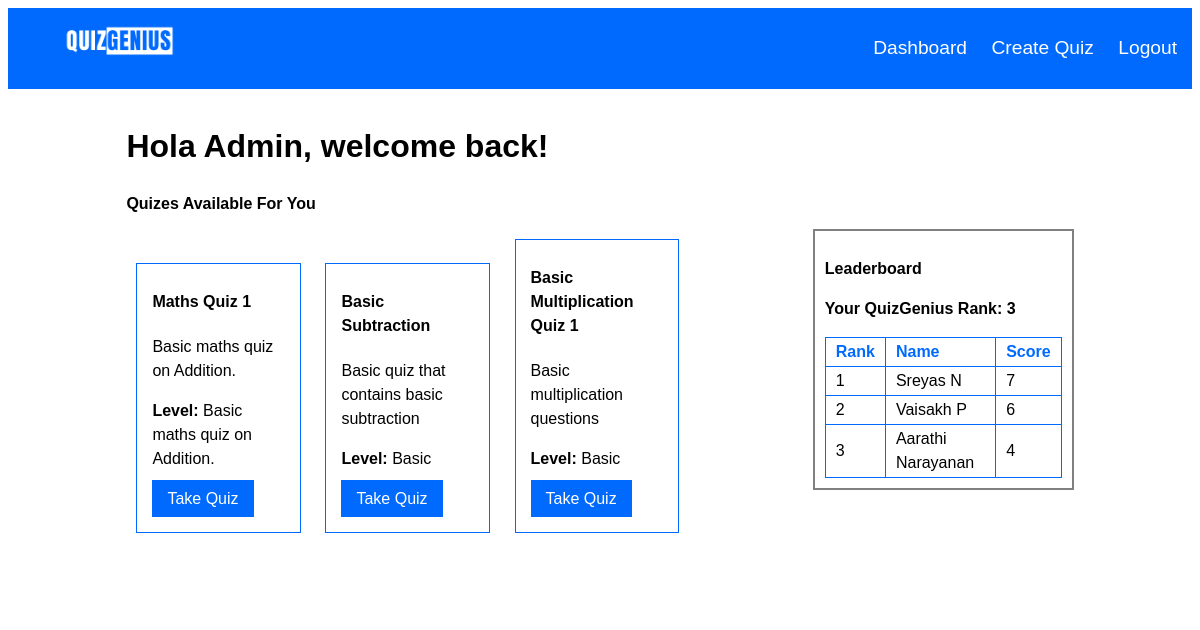
The page /dashboard (signed in) on the database its author committed.
### db.py (models this page shows, shortened)
class User(UserMixin, db.Model):
    firstname = db.Column(db.String(100), nullable=False)
    lastname = db.Column(db.String(100), nullable=False)
    role = db.Column(db.String(20),nullable=False)
    id = db.Column(db.Integer, primary_key=True)
    username = db.Column(db.String(100), unique=True, nullable=False)
    pswrd = db.Column(db.String(100), nullable=False)
    total_score = db.Column(db.Integer, default=0)
    quiz_scores = db.relationship('UserQuizScore', backref = 'user', lazy=True)

class Quiz(db.Model):
    id = db.Column(db.Integer, primary_key=True)
    title = db.Column(db.String(100), nullable=False)
    description = db.Column(db.String(150), nullable=False)
    level = db.Column(db.String(10), nullable=False)
    questions = db.relationship('Question', backref='quiz', cascade='all, delete-orphan')

### routes.py (the view)
@routes.route('/dashboard')
@login_required
def dashboard():
    quizes = Quiz.query.all()
    users = User.query.all()
    user_scores = []
    for user in users:
        total_score = sum(score.score for score in user.quiz_scores)
        user_scores.append((user, total_score))
    sorted_users = sorted(user_scores, key=lambda x: x[1], reverse=True)
    print(sorted_users)
    print(current_user.id)
    for index, (user,score) in enumerate(sorted_users,1):
        if user.role=="Admin":
            sorted_users.pop(index-1)
            pass
        if current_user.id == user.id:
            current_user_rank = index
            current_user_score = score
    print(current_user_rank)
    top_performers = sorted_users[:5]
    return render_template('dashboard.html', quizes=quizes,current_user=current_user, user_score=current_user_score, current_user_rank=current_user_rank, top_performers=top_performers)

### app.py (called while the page is built)
@login_manager.user_loader
def load_user(user_id):
    if user_id is not None:
        return User.query.get(int(user_id))
    else:
        return None

### authenticator.py (called while the page is built)
def login_required(f):
    @wraps(f)
    def decorated_function(*args, **kwargs):
        if 'user_logged_in' not in session and 'admin_logged_in' not in session:
            return redirect(url_for('routes.login'))  # Redirect to login if no user or admin session
        return f(*args, **kwargs)
    return decorated_function

### templates/dashboard.html
{% extends 'base.html' %}
{% block content %}
<h1>Hola {{ current_user.firstname }}, welcome back!</h1>
<h2> Quizes Available For You</h2>
<aside>
    <h3>Leaderboard</h3>
    <table id="dashboard_table">
    <p><strong>Your QuizGenius Rank: {{ current_user_rank }}</strong></p>
        <thead>
            <tr>
                <th id="rank">Rank</th>
                <th id="name">Name</th>
                <th id="score">Score</th>
            </tr>
        </thead>
        <tbody>
            {% for (user, score) in top_performers %}
                {% if user.id == current_user.id %}
                <tr id = "current_user_rank">
                    <td>{{ loop.index }}</td>
                    <td>{{ user.firstname }} {{ user.lastname }}</td>
                    <td>{{ score }}</td>
                </tr>
                {% else %}
                <tr>
                    <td>{{ loop.index }}</td>
                    <td>{{ user.firstname }} {{ user.lastname }}</td>
                    <td>{{ score }}</td>
                </tr>
                {% endif %}
            {% endfor %}
        </tbody>
    </table>
</aside>
<div class="dashboard_quiz_container">
{% for quiz in quizes %}
<div class="dashboard_quiz">
<h4>{{ quiz.title }}</h4>
<p>{{ quiz.description }}</p>
<p><strong>Level: </strong>{{ quiz.level }}</p>
<p><a href="{{ url_for('routes.take_quiz', quiz_id=quiz.id) }}">Take Quiz</a></p>
</div>
{% endfor %}
</div>
{% endblock %}

### static/style.css (style rules this page uses)
* { font-family: 'poppins',sans-serif; }
* { font-size: 1em; line-height: 1.5em; }
.body_container h1 { font-size: 2em; }
.dashboard_quiz_container { width: 70%; }
aside { float: right; width: 25%; border: solid 2px gray; padding: 10px; }
a { text-decoration: none; color: rgb(0, 106, 255); }
.dashboard_quiz { display: inline-block; margin: 10px; margin-top: 10px; padding-left: 15px; padding-right: 15px; padding-top: 5px; padding-bottom: 5px; width: 20%; border: 1px solid #006aff; }
.dashboard_quiz a { margin-top: 10px; background-color: rgb(0, 106, 255); padding-top: 10px; padding-bottom: 10px; padding-left: 15px; padding-right: 15px; color: white; }
table, th, td { text-align: left; border: 1px solid rgb(0, 106, 255) ; border-collapse: collapse; padding: 2px; padding-left: 10px; padding-right: 10px; }
th { color: rgb(0, 106, 255) ; }
#dashboard_table { width: 100%; }
#rank, #score { width: 20%; }
#name { width: 60%; }
table { width: 25%; }

### rows shown on the page
User: firstname "Admin"
User: firstname "Sreyas", lastname "N", score "7"
User: firstname "Vaisakh", lastname "P", score "6"
User: firstname "Aarathi", lastname "Narayanan", score "4"
Quiz: title "Maths Quiz 1", description "Basic maths quiz on Addition.", level "Basic maths quiz on Addition."
Quiz: title "Basic Subtraction", description "Basic quiz that contains basic subtraction", level "Basic"
Quiz: title "Basic Multiplication Quiz 1", description "Basic multiplication questions", level "Basic"

### other values the page prints
{{ current_user_rank }} "3"
